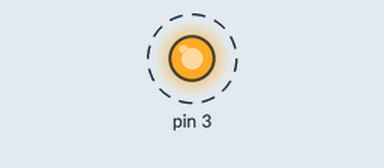
Simulated run of this sketch. Board: Arduino Uno, built with avr-gcc and run on an emulated ATmega328P. On the bench: output pins drawn as LEDs (lit = HIGH). Dashed ring = blinking.

Above: at 0.5 s.
Timing chart, 0 to 4.6 s (numbered marks = the images above):
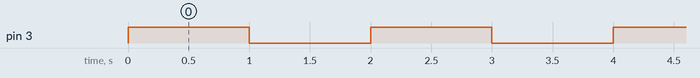

The sketch:

HelloWorldAVR.ino
```cpp
#include <avr/io.h>
#include <util/delay.h>

int main(void)
{
  DDRD |= 1 << PINB3;
  while (1)
  {
    PORTD ^= 1 << PIND5;  //Dig 2 to 4
    PORTD ^= 1 << PIND3;
    PORTD ^= 1 << PIND4;
    _delay_ms(1000);
  }
}
```

Measured:
- by itself, pin 3: alternates HIGH for 1.0 s and LOW for 1.0 s
